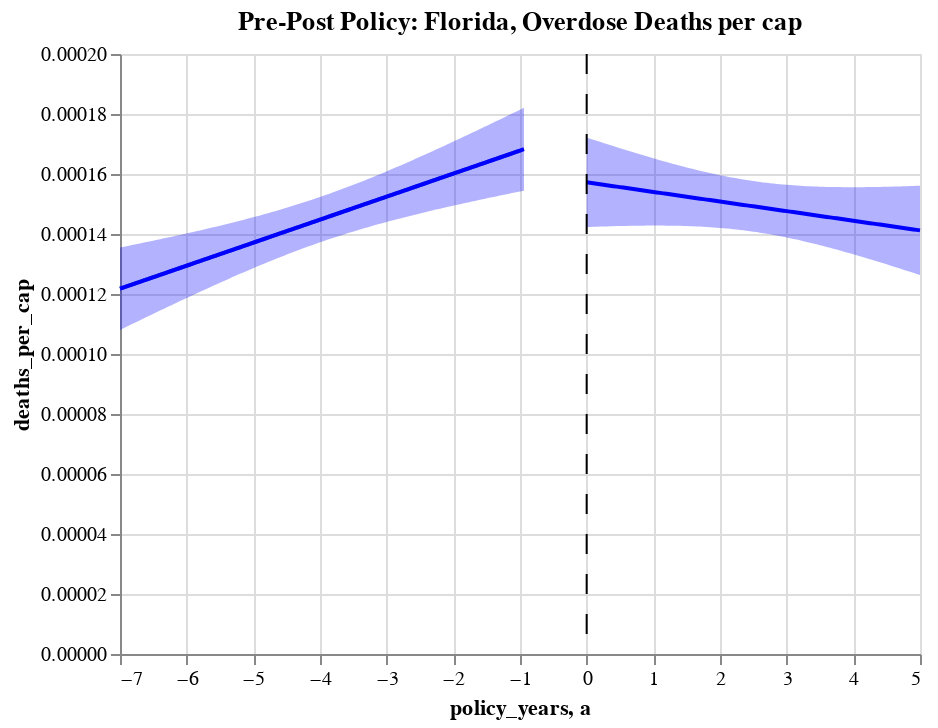

Write notebook code for a chart like this one.
### Code cell
# florida deaths pre/post plot
before=alt.Chart(fl_death_before,title="Pre-Post Policy: Florida, Overdose Deaths per cap").encode(x="policy_years", y="deaths_per_cap")
base=before.transform_regression("policy_years","deaths_per_cap").mark_line() 

fit, before_line = get_reg_fit(
    fl_death_before, yvar="deaths_per_cap", xvar="policy_years", alpha=0.05
)
fit, after_line = get_reg_fit(
    fl_death_after, yvar="deaths_per_cap", xvar="policy_years", alpha=0.05
)

fl_chart_death=base+before_line+after_line+sep_line
fl_chart_death

### Figure 1 — Vega-Lite specification as saved in the notebook (floating-point values rounded to 4 significant figures; data arrays with more than 128 entries replaced by an {"elided": "..."} marker saying what was removed)
{"config": {"view": {"continuousWidth": 400, "continuousHeight": 300}}, "layer": [{"data": {"name": "data-04c270aa112ff3b0d4beaab8dfc8482a"}, "mark": "line", "encoding": {"x": {"type": "quantitative", "field": "policy_years"}, "y": {"type": "quantitative", "field": "deaths_per_cap"}}, "title": "Pre-Post Policy: Florida, Overdose Deaths per cap", "transform": [{"on": "policy_years", "regression": "deaths_per_cap"}]}, {"layer": [{"mark": {"type": "errorband", "color": "blue"}, "encoding": {"x": {"type": "quantitative", "field": "policy_years"}, "y": {"type": "quantitative", "field": "ci_low", "title": "deaths_per_cap"}, "y2": {"field": "ci_high"}}}, {"mark": {"type": "line", "color": "blue"}, "encoding": {"x": {"type": "quantitative", "field": "policy_years"}, "y": {"type": "quantitative", "field": "deaths_per_cap"}}}], "data": {"name": "data-88764f0d762b01cfd04b3f4ee1cba564"}}, {"layer": [{"mark": {"type": "errorband", "color": "blue"}, "encoding": {"x": {"type": "quantitative", "field": "policy_years"}, "y": {"type": "quantitative", "field": "ci_low", "title": "deaths_per_cap"}, "y2": {"field": "ci_high"}}}, {"mark": {"type": "line", "color": "blue"}, "encoding": {"x": {"type": "quantitative", "field": "policy_years"}, "y": {"type": "quantitative", "field": "deaths_per_cap"}}}], "data": {"name": "data-9118db45493db4eb8ec4b60abec8871e"}}, {"data": {"name": "data-1cf7c250840e3c595c11ebf7ebbb5cbe"}, "mark": {"type": "rule", "color": "black", "strokeDash": [10, 10]}, "encoding": {"x": {"type": "quantitative", "field": "a"}}}], "$schema": "https://vega.github.io/schema/vega-lite/v4.8.1.json", "datasets": {"data-04c270aa112ff3b0d4beaab8dfc8482a": {"elided": "238 records"}, "data-88764f0d762b01cfd04b3f4ee1cba564": [{"policy_years": -7.0, "deaths_per_cap": 0.0001218, "ci_low": 0.000108, "ci_high": 0.0001355}, {"policy_years": -6.94, "deaths_per_cap": 0.0001222, "ci_low": 0.0001087, "ci_high": 0.0001358}, {"policy_years": -6.88, "deaths_per_cap": 0.0001227, "ci_low": 0.0001093, "ci_high": 0.000136}, {"policy_years": -6.82, "deaths_per_cap": 0.0001231, "ci_low": 0.00011, "ci_high": 0.0001363}, {"policy_years": -6.76, "deaths_per_cap": 0.0001236, "ci_low": 0.0001106, "ci_high": 0.0001366}, {"policy_years": -6.7, "deaths_per_cap": 0.0001241, "ci_low": 0.0001113, "ci_high": 0.0001369}, {"policy_years": -6.64, "deaths_per_cap": 0.0001245, "ci_low": 0.0001119, "ci_high": 0.0001371}, {"policy_years": -6.58, "deaths_per_cap": 0.000125, "ci_low": 0.0001125, "ci_high": 0.0001374}, {"policy_years": -6.52, "deaths_per_cap": 0.0001254, "ci_low": 0.0001132, "ci_high": 0.0001377}, {"policy_years": -6.46, "deaths_per_cap": 0.0001259, "ci_low": 0.0001138, "ci_high": 0.000138}, {"policy_years": -6.4, "deaths_per_cap": 0.0001264, "ci_low": 0.0001145, "ci_high": 0.0001383}, {"policy_years": -6.34, "deaths_per_cap": 0.0001268, "ci_low": 0.0001151, "ci_high": 0.0001385}, {"policy_years": -6.28, "deaths_per_cap": 0.0001273, "ci_low": 0.0001157, "ci_high": 0.0001388}, {"policy_years": -6.22, "deaths_per_cap": 0.0001277, "ci_low": 0.0001164, "ci_high": 0.0001391}, {"policy_years": -6.16, "deaths_per_cap": 0.0001282, "ci_low": 0.000117, "ci_high": 0.0001394}, {"policy_years": -6.1, "deaths_per_cap": 0.0001287, "ci_low": 0.0001176, "ci_high": 0.0001397}, {"policy_years": -6.04, "deaths_per_cap": 0.0001291, "ci_low": 0.0001183, "ci_high": 0.00014}, {"policy_years": -5.98, "deaths_per_cap": 0.0001296, "ci_low": 0.0001189, "ci_high": 0.0001403}, {"policy_years": -5.92, "deaths_per_cap": 0.00013, "ci_low": 0.0001195, "ci_high": 0.0001406}, {"policy_years": -5.86, "deaths_per_cap": 0.0001305, "ci_low": 0.0001201, "ci_high": 0.0001409}, {"policy_years": -5.8, "deaths_per_cap": 0.000131, "ci_low": 0.0001207, "ci_high": 0.0001412}, {"policy_years": -5.74, "deaths_per_cap": 0.0001314, "ci_low": 0.0001213, "ci_high": 0.0001415}, {"policy_years": -5.68, "deaths_per_cap": 0.0001319, "ci_low": 0.000122, "ci_high": 0.0001418}, {"policy_years": -5.62, "deaths_per_cap": 0.0001323, "ci_low": 0.0001226, "ci_high": 0.0001421}, {"policy_years": -5.56, "deaths_per_cap": 0.0001328, "ci_low": 0.0001232, "ci_high": 0.0001425}, {"policy_years": -5.5, "deaths_per_cap": 0.0001333, "ci_low": 0.0001238, "ci_high": 0.0001428}, {"policy_years": -5.44, "deaths_per_cap": 0.0001337, "ci_low": 0.0001244, "ci_high": 0.0001431}, {"policy_years": -5.38, "deaths_per_cap": 0.0001342, "ci_low": 0.000125, "ci_high": 0.0001434}, {"policy_years": -5.32, "deaths_per_cap": 0.0001347, "ci_low": 0.0001255, "ci_high": 0.0001438}, {"policy_years": -5.26, "deaths_per_cap": 0.0001351, "ci_low": 0.0001261, "ci_high": 0.0001441}, {"policy_years": -5.2, "deaths_per_cap": 0.0001356, "ci_low": 0.0001267, "ci_high": 0.0001444}, {"policy_years": -5.14, "deaths_per_cap": 0.000136, "ci_low": 0.0001273, "ci_high": 0.0001448}, {"policy_years": -5.08, "deaths_per_cap": 0.0001365, "ci_low": 0.0001279, "ci_high": 0.0001451}, {"policy_years": -5.02, "deaths_per_cap": 0.000137, "ci_low": 0.0001284, "ci_high": 0.0001455}, {"policy_years": -4.96, "deaths_per_cap": 0.0001374, "ci_low": 0.000129, "ci_high": 0.0001458}, {"policy_years": -4.9, "deaths_per_cap": 0.0001379, "ci_low": 0.0001296, "ci_high": 0.0001462}, {"policy_years": -4.84, "deaths_per_cap": 0.0001383, "ci_low": 0.0001301, "ci_high": 0.0001466}, {"policy_years": -4.78, "deaths_per_cap": 0.0001388, "ci_low": 0.0001307, "ci_high": 0.0001469}, {"policy_years": -4.72, "deaths_per_cap": 0.0001393, "ci_low": 0.0001312, "ci_high": 0.0001473}, {"policy_years": -4.66, "deaths_per_cap": 0.0001397, "ci_low": 0.0001317, "ci_high": 0.0001477}, {"policy_years": -4.6, "deaths_per_cap": 0.0001402, "ci_low": 0.0001323, "ci_high": 0.0001481}, {"policy_years": -4.54, "deaths_per_cap": 0.0001406, "ci_low": 0.0001328, "ci_high": 0.0001485}, {"policy_years": -4.48, "deaths_per_cap": 0.0001411, "ci_low": 0.0001333, "ci_high": 0.0001489}, {"policy_years": -4.42, "deaths_per_cap": 0.0001416, "ci_low": 0.0001338, "ci_high": 0.0001493}, {"policy_years": -4.36, "deaths_per_cap": 0.000142, "ci_low": 0.0001343, "ci_high": 0.0001497}, {"policy_years": -4.3, "deaths_per_cap": 0.0001425, "ci_low": 0.0001348, "ci_high": 0.0001501}, {"policy_years": -4.24, "deaths_per_cap": 0.0001429, "ci_low": 0.0001353, "ci_high": 0.0001506}, {"policy_years": -4.18, "deaths_per_cap": 0.0001434, "ci_low": 0.0001358, "ci_high": 0.000151}, {"policy_years": -4.12, "deaths_per_cap": 0.0001439, "ci_low": 0.0001363, "ci_high": 0.0001514}, {"policy_years": -4.06, "deaths_per_cap": 0.0001443, "ci_low": 0.0001368, "ci_high": 0.0001519}, {"policy_years": -4.0, "deaths_per_cap": 0.0001448, "ci_low": 0.0001372, "ci_high": 0.0001523}, {"policy_years": -3.94, "deaths_per_cap": 0.0001452, "ci_low": 0.0001377, "ci_high": 0.0001528}, {"policy_years": -3.88, "deaths_per_cap": 0.0001457, "ci_low": 0.0001381, "ci_high": 0.0001533}, {"policy_years": -3.82, "deaths_per_cap": 0.0001462, "ci_low": 0.0001386, "ci_high": 0.0001537}, {"policy_years": -3.76, "deaths_per_cap": 0.0001466, "ci_low": 0.000139, "ci_high": 0.0001542}, {"policy_years": -3.7, "deaths_per_cap": 0.0001471, "ci_low": 0.0001394, "ci_high": 0.0001547}, {"policy_years": -3.64, "deaths_per_cap": 0.0001475, "ci_low": 0.0001399, "ci_high": 0.0001552}, {"policy_years": -3.58, "deaths_per_cap": 0.000148, "ci_low": 0.0001403, "ci_high": 0.0001557}, {"policy_years": -3.52, "deaths_per_cap": 0.0001485, "ci_low": 0.0001407, "ci_high": 0.0001562}, {"policy_years": -3.46, "deaths_per_cap": 0.0001489, "ci_low": 0.0001411, "ci_high": 0.0001567}, {"policy_years": -3.4, "deaths_per_cap": 0.0001494, "ci_low": 0.0001415, "ci_high": 0.0001573}, {"policy_years": -3.34, "deaths_per_cap": 0.0001498, "ci_low": 0.0001419, "ci_high": 0.0001578}, {"policy_years": -3.28, "deaths_per_cap": 0.0001503, "ci_low": 0.0001423, "ci_high": 0.0001583}, {"policy_years": -3.22, "deaths_per_cap": 0.0001508, "ci_low": 0.0001427, "ci_high": 0.0001589}, {"policy_years": -3.16, "deaths_per_cap": 0.0001512, "ci_low": 0.000143, "ci_high": 0.0001594}, {"policy_years": -3.1, "deaths_per_cap": 0.0001517, "ci_low": 0.0001434, "ci_high": 0.00016}, {"policy_years": -3.04, "deaths_per_cap": 0.0001521, "ci_low": 0.0001438, "ci_high": 0.0001605}, {"policy_years": -2.98, "deaths_per_cap": 0.0001526, "ci_low": 0.0001441, "ci_high": 0.0001611}, {"policy_years": -2.92, "deaths_per_cap": 0.0001531, "ci_low": 0.0001445, "ci_high": 0.0001616}, {"policy_years": -2.86, "deaths_per_cap": 0.0001535, "ci_low": 0.0001448, "ci_high": 0.0001622}, {"policy_years": -2.8, "deaths_per_cap": 0.000154, "ci_low": 0.0001452, "ci_high": 0.0001628}, {"policy_years": -2.74, "deaths_per_cap": 0.0001545, "ci_low": 0.0001455, "ci_high": 0.0001634}, {"policy_years": -2.68, "deaths_per_cap": 0.0001549, "ci_low": 0.0001459, "ci_high": 0.0001639}, {"policy_years": -2.62, "deaths_per_cap": 0.0001554, "ci_low": 0.0001462, "ci_high": 0.0001645}, {"policy_years": -2.56, "deaths_per_cap": 0.0001558, "ci_low": 0.0001465, "ci_high": 0.0001651}, {"policy_years": -2.5, "deaths_per_cap": 0.0001563, "ci_low": 0.0001469, "ci_high": 0.0001657}, {"policy_years": -2.44, "deaths_per_cap": 0.0001568, "ci_low": 0.0001472, "ci_high": 0.0001663}, {"policy_years": -2.38, "deaths_per_cap": 0.0001572, "ci_low": 0.0001475, "ci_high": 0.0001669}, {"policy_years": -2.32, "deaths_per_cap": 0.0001577, "ci_low": 0.0001478, "ci_high": 0.0001675}, {"policy_years": -2.26, "deaths_per_cap": 0.0001581, "ci_low": 0.0001481, "ci_high": 0.0001681}, {"policy_years": -2.2, "deaths_per_cap": 0.0001586, "ci_low": 0.0001484, "ci_high": 0.0001687}, {"policy_years": -2.14, "deaths_per_cap": 0.0001591, "ci_low": 0.0001487, "ci_high": 0.0001694}, {"policy_years": -2.08, "deaths_per_cap": 0.0001595, "ci_low": 0.0001491, "ci_high": 0.00017}, {"policy_years": -2.02, "deaths_per_cap": 0.00016, "ci_low": 0.0001494, "ci_high": 0.0001706}, {"policy_years": -1.96, "deaths_per_cap": 0.0001604, "ci_low": 0.0001497, "ci_high": 0.0001712}, {"policy_years": -1.9, "deaths_per_cap": 0.0001609, "ci_low": 0.0001499, "ci_high": 0.0001718}, {"policy_years": -1.84, "deaths_per_cap": 0.0001614, "ci_low": 0.0001502, "ci_high": 0.0001725}, {"policy_years": -1.78, "deaths_per_cap": 0.0001618, "ci_low": 0.0001505, "ci_high": 0.0001731}, {"policy_years": -1.72, "deaths_per_cap": 0.0001623, "ci_low": 0.0001508, "ci_high": 0.0001737}, {"policy_years": -1.66, "deaths_per_cap": 0.0001627, "ci_low": 0.0001511, "ci_high": 0.0001744}, {"policy_years": -1.6, "deaths_per_cap": 0.0001632, "ci_low": 0.0001514, "ci_high": 0.000175}, {"policy_years": -1.54, "deaths_per_cap": 0.0001637, "ci_low": 0.0001517, "ci_high": 0.0001756}, {"policy_years": -1.48, "deaths_per_cap": 0.0001641, "ci_low": 0.000152, "ci_high": 0.0001763}, {"policy_years": -1.42, "deaths_per_cap": 0.0001646, "ci_low": 0.0001522, "ci_high": 0.0001769}, {"policy_years": -1.36, "deaths_per_cap": 0.000165, "ci_low": 0.0001525, "ci_high": 0.0001776}, {"policy_years": -1.3, "deaths_per_cap": 0.0001655, "ci_low": 0.0001528, "ci_high": 0.0001782}, {"policy_years": -1.24, "deaths_per_cap": 0.000166, "ci_low": 0.0001531, "ci_high": 0.0001788}, {"policy_years": -1.18, "deaths_per_cap": 0.0001664, "ci_low": 0.0001534, "ci_high": 0.0001795}, {"policy_years": -1.12, "deaths_per_cap": 0.0001669, "ci_low": 0.0001536, "ci_high": 0.0001801}, {"policy_years": -1.06, "deaths_per_cap": 0.0001673, "ci_low": 0.0001539, "ci_high": 0.0001808}, {"policy_years": -1.0, "deaths_per_cap": 0.0001678, "ci_low": 0.0001542, "ci_high": 0.0001814}, {"policy_years": -0.94, "deaths_per_cap": 0.0001683, "ci_low": 0.0001544, "ci_high": 0.0001821}], "data-9118db45493db4eb8ec4b60abec8871e": [{"policy_years": 0.0, "deaths_per_cap": 0.0001572, "ci_low": 0.0001423, "ci_high": 0.0001722}, {"policy_years": 0.05, "deaths_per_cap": 0.0001571, "ci_low": 0.0001423, "ci_high": 0.0001718}, {"policy_years": 0.1, "deaths_per_cap": 0.0001569, "ci_low": 0.0001424, "ci_high": 0.0001714}, {"policy_years": 0.15, "deaths_per_cap": 0.0001567, "ci_low": 0.0001424, "ci_high": 0.0001711}, {"policy_years": 0.2, "deaths_per_cap": 0.0001566, "ci_low": 0.0001425, "ci_high": 0.0001707}, {"policy_years": 0.25, "deaths_per_cap": 0.0001564, "ci_low": 0.0001425, "ci_high": 0.0001704}, {"policy_years": 0.3, "deaths_per_cap": 0.0001563, "ci_low": 0.0001425, "ci_high": 0.00017}, {"policy_years": 0.35, "deaths_per_cap": 0.0001561, "ci_low": 0.0001426, "ci_high": 0.0001696}, {"policy_years": 0.4, "deaths_per_cap": 0.0001559, "ci_low": 0.0001426, "ci_high": 0.0001693}, {"policy_years": 0.45, "deaths_per_cap": 0.0001558, "ci_low": 0.0001426, "ci_high": 0.0001689}, {"policy_years": 0.5, "deaths_per_cap": 0.0001556, "ci_low": 0.0001427, "ci_high": 0.0001686}, {"policy_years": 0.55, "deaths_per_cap": 0.0001555, "ci_low": 0.0001427, "ci_high": 0.0001683}, {"policy_years": 0.6, "deaths_per_cap": 0.0001553, "ci_low": 0.0001427, "ci_high": 0.0001679}, {"policy_years": 0.65, "deaths_per_cap": 0.0001551, "ci_low": 0.0001427, "ci_high": 0.0001676}, {"policy_years": 0.7, "deaths_per_cap": 0.000155, "ci_low": 0.0001427, "ci_high": 0.0001672}, {"policy_years": 0.75, "deaths_per_cap": 0.0001548, "ci_low": 0.0001428, "ci_high": 0.0001669}, {"policy_years": 0.8, "deaths_per_cap": 0.0001547, "ci_low": 0.0001428, "ci_high": 0.0001666}, {"policy_years": 0.85, "deaths_per_cap": 0.0001545, "ci_low": 0.0001428, "ci_high": 0.0001662}, {"policy_years": 0.9, "deaths_per_cap": 0.0001543, "ci_low": 0.0001428, "ci_high": 0.0001659}, {"policy_years": 0.95, "deaths_per_cap": 0.0001542, "ci_low": 0.0001428, "ci_high": 0.0001656}, {"policy_years": 1.0, "deaths_per_cap": 0.000154, "ci_low": 0.0001428, "ci_high": 0.0001652}, {"policy_years": 1.05, "deaths_per_cap": 0.0001539, "ci_low": 0.0001428, "ci_high": 0.0001649}, {"policy_years": 1.1, "deaths_per_cap": 0.0001537, "ci_low": 0.0001428, "ci_high": 0.0001646}, {"policy_years": 1.15, "deaths_per_cap": 0.0001535, "ci_low": 0.0001428, "ci_high": 0.0001643}, {"policy_years": 1.2, "deaths_per_cap": 0.0001534, "ci_low": 0.0001428, "ci_high": 0.000164}, {"policy_years": 1.25, "deaths_per_cap": 0.0001532, "ci_low": 0.0001428, "ci_high": 0.0001637}, {"policy_years": 1.3, "deaths_per_cap": 0.0001531, "ci_low": 0.0001428, "ci_high": 0.0001634}, {"policy_years": 1.35, "deaths_per_cap": 0.0001529, "ci_low": 0.0001427, "ci_high": 0.0001631}, {"policy_years": 1.4, "deaths_per_cap": 0.0001527, "ci_low": 0.0001427, "ci_high": 0.0001628}, {"policy_years": 1.45, "deaths_per_cap": 0.0001526, "ci_low": 0.0001427, "ci_high": 0.0001625}, {"policy_years": 1.5, "deaths_per_cap": 0.0001524, "ci_low": 0.0001427, "ci_high": 0.0001622}, {"policy_years": 1.55, "deaths_per_cap": 0.0001523, "ci_low": 0.0001426, "ci_high": 0.0001619}, {"policy_years": 1.6, "deaths_per_cap": 0.0001521, "ci_low": 0.0001426, "ci_high": 0.0001616}, {"policy_years": 1.65, "deaths_per_cap": 0.0001519, "ci_low": 0.0001425, "ci_high": 0.0001614}, {"policy_years": 1.7, "deaths_per_cap": 0.0001518, "ci_low": 0.0001425, "ci_high": 0.0001611}, {"policy_years": 1.75, "deaths_per_cap": 0.0001516, "ci_low": 0.0001424, "ci_high": 0.0001608}, {"policy_years": 1.8, "deaths_per_cap": 0.0001515, "ci_low": 0.0001423, "ci_high": 0.0001606}, {"policy_years": 1.85, "deaths_per_cap": 0.0001513, "ci_low": 0.0001423, "ci_high": 0.0001603}, {"policy_years": 1.9, "deaths_per_cap": 0.0001511, "ci_low": 0.0001422, "ci_high": 0.0001601}, {"policy_years": 1.95, "deaths_per_cap": 0.000151, "ci_low": 0.0001421, "ci_high": 0.0001598}, {"policy_years": 2.0, "deaths_per_cap": 0.0001508, "ci_low": 0.000142, "ci_high": 0.0001596}, {"policy_years": 2.05, "deaths_per_cap": 0.0001507, "ci_low": 0.0001419, "ci_high": 0.0001594}, {"policy_years": 2.1, "deaths_per_cap": 0.0001505, "ci_low": 0.0001418, "ci_high": 0.0001592}, {"policy_years": 2.15, "deaths_per_cap": 0.0001503, "ci_low": 0.0001417, "ci_high": 0.000159}, {"policy_years": 2.2, "deaths_per_cap": 0.0001502, "ci_low": 0.0001416, "ci_high": 0.0001587}, {"policy_years": 2.25, "deaths_per_cap": 0.00015, "ci_low": 0.0001415, "ci_high": 0.0001585}, {"policy_years": 2.3, "deaths_per_cap": 0.0001499, "ci_low": 0.0001414, "ci_high": 0.0001584}, {"policy_years": 2.35, "deaths_per_cap": 0.0001497, "ci_low": 0.0001412, "ci_high": 0.0001582}, {"policy_years": 2.4, "deaths_per_cap": 0.0001495, "ci_low": 0.0001411, "ci_high": 0.000158}, {"policy_years": 2.45, "deaths_per_cap": 0.0001494, "ci_low": 0.0001409, "ci_high": 0.0001578}, {"policy_years": 2.5, "deaths_per_cap": 0.0001492, "ci_low": 0.0001408, "ci_high": 0.0001577}, {"policy_years": 2.55, "deaths_per_cap": 0.0001491, "ci_low": 0.0001406, "ci_high": 0.0001575}, {"policy_years": 2.6, "deaths_per_cap": 0.0001489, "ci_low": 0.0001405, "ci_high": 0.0001573}, {"policy_years": 2.65, "deaths_per_cap": 0.0001487, "ci_low": 0.0001403, "ci_high": 0.0001572}, {"policy_years": 2.7, "deaths_per_cap": 0.0001486, "ci_low": 0.0001401, "ci_high": 0.0001571}, {"policy_years": 2.75, "deaths_per_cap": 0.0001484, "ci_low": 0.0001399, "ci_high": 0.0001569}, {"policy_years": 2.8, "deaths_per_cap": 0.0001483, "ci_low": 0.0001397, "ci_high": 0.0001568}, {"policy_years": 2.85, "deaths_per_cap": 0.0001481, "ci_low": 0.0001395, "ci_high": 0.0001567}, {"policy_years": 2.9, "deaths_per_cap": 0.0001479, "ci_low": 0.0001393, "ci_high": 0.0001566}, {"policy_years": 2.95, "deaths_per_cap": 0.0001478, "ci_low": 0.0001391, "ci_high": 0.0001565}, {"policy_years": 3.0, "deaths_per_cap": 0.0001476, "ci_low": 0.0001388, "ci_high": 0.0001564}, {"policy_years": 3.05, "deaths_per_cap": 0.0001475, "ci_low": 0.0001386, "ci_high": 0.0001563}, {"policy_years": 3.1, "deaths_per_cap": 0.0001473, "ci_low": 0.0001384, "ci_high": 0.0001562}, {"policy_years": 3.15, "deaths_per_cap": 0.0001471, "ci_low": 0.0001381, "ci_high": 0.0001561}, {"policy_years": 3.2, "deaths_per_cap": 0.000147, "ci_low": 0.0001379, "ci_high": 0.0001561}, {"policy_years": 3.25, "deaths_per_cap": 0.0001468, "ci_low": 0.0001376, "ci_high": 0.000156}, {"policy_years": 3.3, "deaths_per_cap": 0.0001467, "ci_low": 0.0001374, "ci_high": 0.000156}, {"policy_years": 3.35, "deaths_per_cap": 0.0001465, "ci_low": 0.0001371, "ci_high": 0.0001559}, {"policy_years": 3.4, "deaths_per_cap": 0.0001463, "ci_low": 0.0001368, "ci_high": 0.0001559}, {"policy_years": 3.45, "deaths_per_cap": 0.0001462, "ci_low": 0.0001365, "ci_high": 0.0001558}, {"policy_years": 3.5, "deaths_per_cap": 0.000146, "ci_low": 0.0001363, "ci_high": 0.0001558}, {"policy_years": 3.55, "deaths_per_cap": 0.0001459, "ci_low": 0.000136, "ci_high": 0.0001557}, {"policy_years": 3.6, "deaths_per_cap": 0.0001457, "ci_low": 0.0001357, "ci_high": 0.0001557}, {"policy_years": 3.65, "deaths_per_cap": 0.0001455, "ci_low": 0.0001354, "ci_high": 0.0001557}, {"policy_years": 3.7, "deaths_per_cap": 0.0001454, "ci_low": 0.0001351, "ci_high": 0.0001557}, {"policy_years": 3.75, "deaths_per_cap": 0.0001452, "ci_low": 0.0001348, "ci_high": 0.0001556}, {"policy_years": 3.8, "deaths_per_cap": 0.0001451, "ci_low": 0.0001345, "ci_high": 0.0001556}, {"policy_years": 3.85, "deaths_per_cap": 0.0001449, "ci_low": 0.0001342, "ci_high": 0.0001556}, {"policy_years": 3.9, "deaths_per_cap": 0.0001447, "ci_low": 0.0001339, "ci_high": 0.0001556}, {"policy_years": 3.95, "deaths_per_cap": 0.0001446, "ci_low": 0.0001335, "ci_high": 0.0001556}, {"policy_years": 4.0, "deaths_per_cap": 0.0001444, "ci_low": 0.0001332, "ci_high": 0.0001556}, {"policy_years": 4.05, "deaths_per_cap": 0.0001443, "ci_low": 0.0001329, "ci_high": 0.0001556}, {"policy_years": 4.1, "deaths_per_cap": 0.0001441, "ci_low": 0.0001326, "ci_high": 0.0001556}, {"policy_years": 4.15, "deaths_per_cap": 0.0001439, "ci_low": 0.0001322, "ci_high": 0.0001556}, {"policy_years": 4.2, "deaths_per_cap": 0.0001438, "ci_low": 0.0001319, "ci_high": 0.0001556}, {"policy_years": 4.25, "deaths_per_cap": 0.0001436, "ci_low": 0.0001316, "ci_high": 0.0001556}, {"policy_years": 4.3, "deaths_per_cap": 0.0001435, "ci_low": 0.0001312, "ci_high": 0.0001557}, {"policy_years": 4.35, "deaths_per_cap": 0.0001433, "ci_low": 0.0001309, "ci_high": 0.0001557}, {"policy_years": 4.4, "deaths_per_cap": 0.0001431, "ci_low": 0.0001306, "ci_high": 0.0001557}, {"policy_years": 4.45, "deaths_per_cap": 0.000143, "ci_low": 0.0001302, "ci_high": 0.0001557}, {"policy_years": 4.5, "deaths_per_cap": 0.0001428, "ci_low": 0.0001299, "ci_high": 0.0001558}, {"policy_years": 4.55, "deaths_per_cap": 0.0001427, "ci_low": 0.0001295, "ci_high": 0.0001558}, {"policy_years": 4.6, "deaths_per_cap": 0.0001425, "ci_low": 0.0001292, "ci_high": 0.0001558}, {"policy_years": 4.65, "deaths_per_cap": 0.0001423, "ci_low": 0.0001288, "ci_high": 0.0001558}, {"policy_years": 4.7, "deaths_per_cap": 0.0001422, "ci_low": 0.0001285, "ci_high": 0.0001559}, {"policy_years": 4.75, "deaths_per_cap": 0.000142, "ci_low": 0.0001281, "ci_high": 0.0001559}, {"policy_years": 4.8, "deaths_per_cap": 0.0001419, "ci_low": 0.0001278, "ci_high": 0.0001559}, {"policy_years": 4.85, "deaths_per_cap": 0.0001417, "ci_low": 0.0001274, "ci_high": 0.000156}, {"policy_years": 4.9, "deaths_per_cap": 0.0001415, "ci_low": 0.000127, "ci_high": 0.000156}, {"policy_years": 4.95, "deaths_per_cap": 0.0001414, "ci_low": 0.0001267, "ci_high": 0.0001561}, {"policy_years": 5.0, "deaths_per_cap": 0.0001412, "ci_low": 0.0001263, "ci_high": 0.0001561}], "data-1cf7c250840e3c595c11ebf7ebbb5cbe": [{"a": 0}]}}
